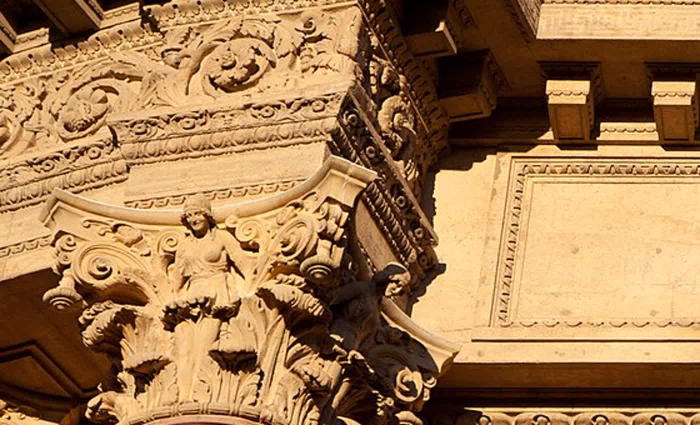
#> input picture reference/photos/ornament_crops/corinthian_capital_2.jpg, 1400 x 850 px, given in place of r4_before_hero_capital.png, which was not available (shown at 1/2 size)
$ python orn_r4_sheet.py
#> lines starting #> are read from the running program, lines starting #| are printed output that depends on the picture
"""Assemble renders/previews/ornament/orn4_sheet.png: before / after / reference for the three round-4 defects.

    python3 scripts/orn_r4_sheet.py

Rows: capital (QA-03-15), rosette (QA-03-8 ornament half), keystone (carried depth defect).
Each row: hero 1:1 crop before | hero 1:1 crop after | look-dev before | look-dev after | reference photo.
Hero crops are nearest-neighbour upscaled x6 so the pixels QA judges are visible; a caption strip carries the
tri counts, the measured relief and the hero-scale tier statistics from scripts/orn_tier_stats.py.
Pure python3 + PIL - no Blender.
"""
import subprocess, sys
from pathlib import Path
from PIL import Image, ImageDraw, ImageFont

ROOT = Path(__file__).resolve().parents[1]
D = ROOT / "renders" / "previews" / "ornament"
REF = Path("/Users/dk/Projects/3d render blender 3rd attempt building/reference/photos/ornament_crops")

ROWS = [
    ("capital", "corinthian_capital_1.jpg", "QA-03-15  ORN_capital_rotunda",
     "LOD0 100k -> 64k, LOD1 20k -> 16k tris. Kalathos necked 1.30 R -> 1.155 R at the top, 0.865 R at the waist; "
     "leaves lofted on a bell-hugging spine, tips curl out+down through 90-100 deg; leaf tips 0.29 -> 0.40 m proud "
     "of the bell; bell scalloped 0.078 R with the 0.064 m groove BETWEEN the leaves (phase fixed in review). "
     "Cavity FLOAT_COLOR vertex attribute 'cavity' on LOD0/LOD1, 1 = open."),
    ("rosette", "coffered_ceiling_1.jpg", "QA-03-8 (ornament half)  ORN_rosette_ceiling",
     "LOD0 20k -> 26k tris. Was a lathe with a cos(12t) radius wobble (no undercut anywhere). Now a sunk back disc, "
     "8+8 modelled petals whose tips lift 0.082 m off the disc, a 0.045 m annular groove and a beaded boss. "
     "Relief 0.14 -> 0.21 m on a 0.60 m rosette (0.35 of the diameter); delivered mesh depth 0.197-0.225 m, "
     "inside ARCH's 0.55 m saucer coffers."),
    ("keystone", "keystone_mask_1.jpg", "carried defect  ORN_keystone",
     "LOD0 50k tris (unchanged). New tapered voussoir standing 0.30 m proud of the archivolt face plus a 0.075 m "
     "moulded cap (back plane now exactly y = 0); mask nose 0.63-0.68 m proud (was 0.50). Brow overhangs the eyes; "
     "eye 0.03 -> 0.072 m, "
     "mouth 0.09 -> 0.115 m, nostrils added; mane 14 thin -> 10 bold leaves. 3 variants (was 2)."),
]
HERO_ZOOM = 6
CELL_H = 340
PAD = 10
BG = (18, 18, 20)
FG = (235, 235, 230)


def font(sz):
#> called with sz = 21
    for p in ("/System/Library/Fonts/Helvetica.ttc", "/System/Library/Fonts/Supplemental/Arial.ttf"):
        if Path(p).exists():
            try:
                return ImageFont.truetype(p, sz)
            except Exception:
                pass
    return ImageFont.load_default()


def tier(path, box=None):
    cmd = [sys.executable, str(ROOT / "scripts" / "orn_tier_stats.py"), str(path), "--min-contrast", "0.05"]
    if box:
        cmd += ["--box"] + [str(v) for v in box]
    out = subprocess.run(cmd, capture_output=True, text=True).stdout
    rel = alt = "-"
    for ln in out.splitlines():
        if "relative std" in ln:
            rel = ln.split("relative std")[1].strip()
        if "readable alternations" in ln:
            alt = ln.split(":")[-1].strip()
    return rel, alt


def fit(im, h):
    return im.resize((max(1, int(im.width * h / im.height)), h), Image.LANCZOS)


def main():
    f_t, f_s, f_c = font(21), font(15), font(13)
    tiles = []
    for key, ref, title, caption in ROWS:
        row = []
        for tag in ("before", "after"):
            p = D / f"r4_{tag}_hero_{key}.png"
            im = Image.open(p).convert("RGB")
#> im is the input picture: PIL image 1400x850 RGB; mean R, G, B 163.8, 122.9, 79.9
            im = im.resize((im.width * HERO_ZOOM, im.height * HERO_ZOOM), Image.NEAREST)
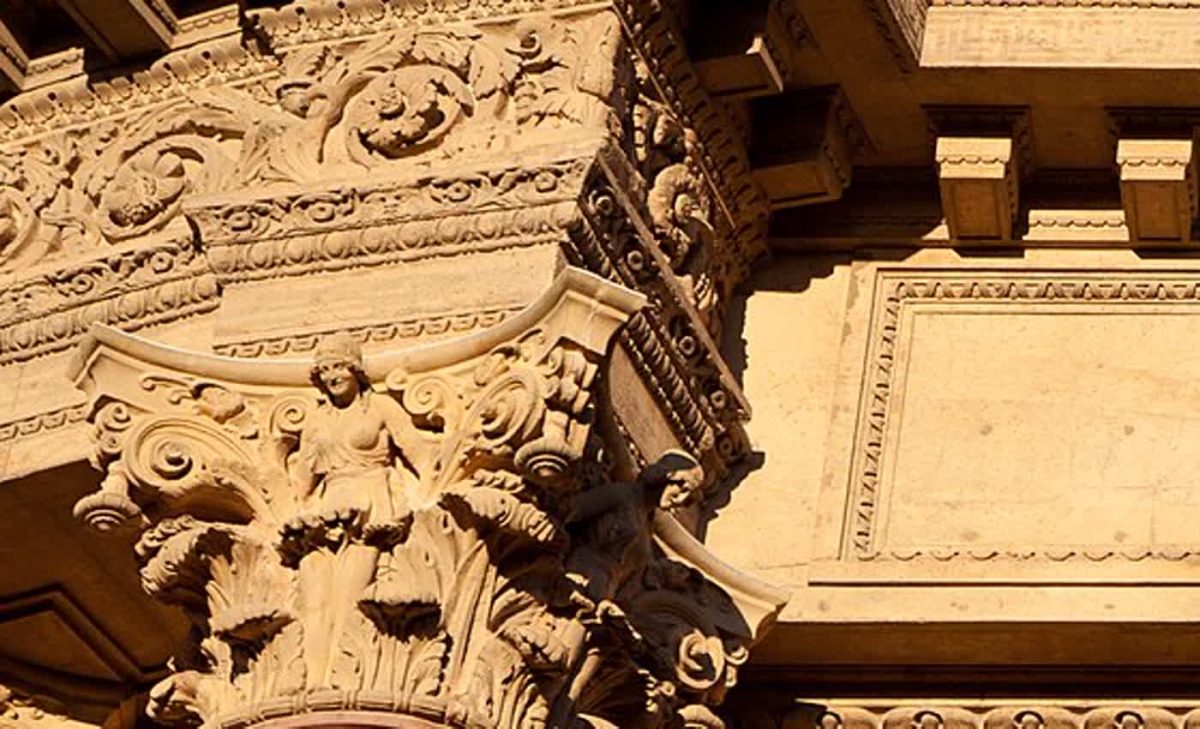
#> im: PIL image 8400x5100 RGB (shown at 1/7 size); mean R, G, B 163.8, 122.9, 79.9
            rel, alt = tier(p)
            row.append((fit(im, CELL_H), f"{tag} - hero 1:1 x{HERO_ZOOM}   rel-std {rel}  alternations {alt}"))
#> in fit, `return im.resize((max(1, int(im.width * h / im.height)), h), Image.LAN..`:
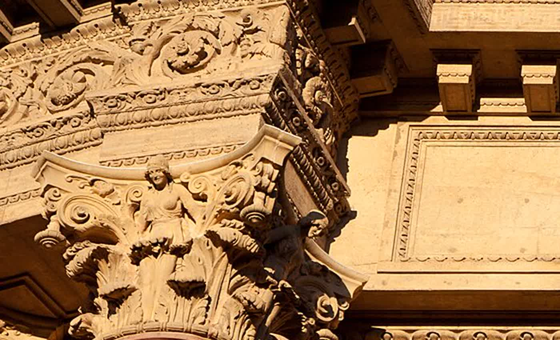
#> returned value: PIL image 560x340 RGB; mean R, G, B 163.7, 122.9, 80
        for tag in ("before", "after"):
            im = Image.open(D / f"r4_{tag}_close_{key}.png").convert("RGB")
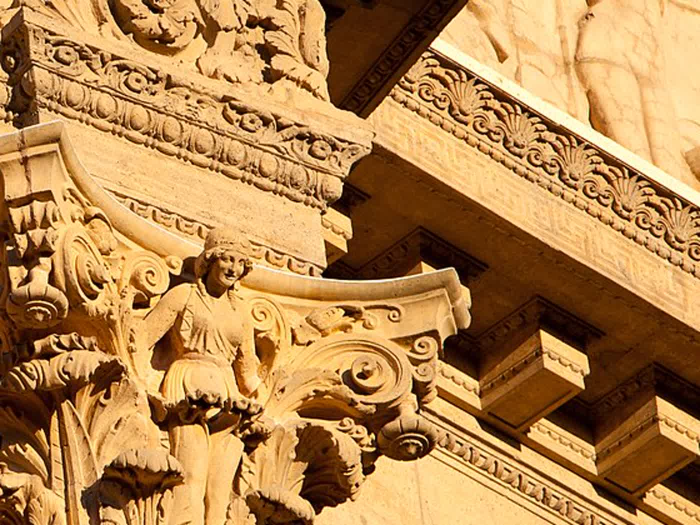
#> input picture reference/photos/ornament_crops/corinthian_capital_3.jpg, 1400 x 1050 px, given in place of r4_before_close_capital.png, which was not available (shown at 1/2 size)
#> im is the input picture: PIL image 1400x1050 RGB; mean R, G, B 179.8, 133.3, 78.6
            row.append((fit(im, CELL_H), f"{tag} - look-dev, real sun az 118.5 el 7.4"))
#> call 3 of fit, with h = 340
#> in fit (call 3), `return im.resize((max(1, int(im.width * h / im.height)), h), Image.LAN..`:
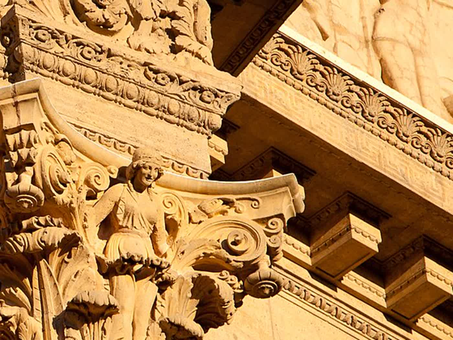
#> returned value: PIL image 453x340 RGB; mean R, G, B 179.6, 133.3, 78.8
        rp = REF / ref
        row.append((fit(Image.open(rp).convert("RGB"), CELL_H), f"reference {ref}"))
        tiles.append((title, caption, row))

    width = max(sum(im.width for im, _ in row) + PAD * (len(row) + 1) for _, _, row in tiles)
    row_h = CELL_H + 30 + 46 + PAD
    H = 54 + row_h * len(tiles)
    sheet = Image.new("RGB", (width, H), BG)
    d = ImageDraw.Draw(sheet)
    d.text((PAD, 14), "Palace of Fine Arts - ORNAMENT round 4: capitals (QA-03-15), coffer rosettes (QA-03-8), "
                      "keystone depth.  Cycles 48 spp, lighting rig r09, one stone for ornament and stand-in wall.",
           fill=FG, font=f_t)
    y = 54
    for title, caption, row in tiles:
        d.text((PAD, y), title, fill=(255, 205, 120), font=f_s)
        x = PAD
        for im, cap in row:
            sheet.paste(im, (x, y + 22))
            d.text((x + 2, y + 22 + CELL_H + 2), cap, fill=(190, 190, 185), font=f_c)
            x += im.width + PAD
        # wrap the caption to the sheet width
        words, line, lines = caption.split(), "", []
        for wd in words:
            t = (line + " " + wd).strip()
            if d.textlength(t, font=f_c) > width - 2 * PAD:
                lines.append(line)
                line = wd
            else:
                line = t
        lines.append(line)
        for i, ln in enumerate(lines[:2]):
            d.text((PAD, y + 22 + CELL_H + 20 + i * 15), ln, fill=(160, 190, 210), font=f_c)
        y += row_h
    out = D / "orn4_sheet.png"
    sheet.save(out)
    print(f"wrote {out}  {sheet.size}")


#> (the run stopped early here; a loop or call above may not have finished)
